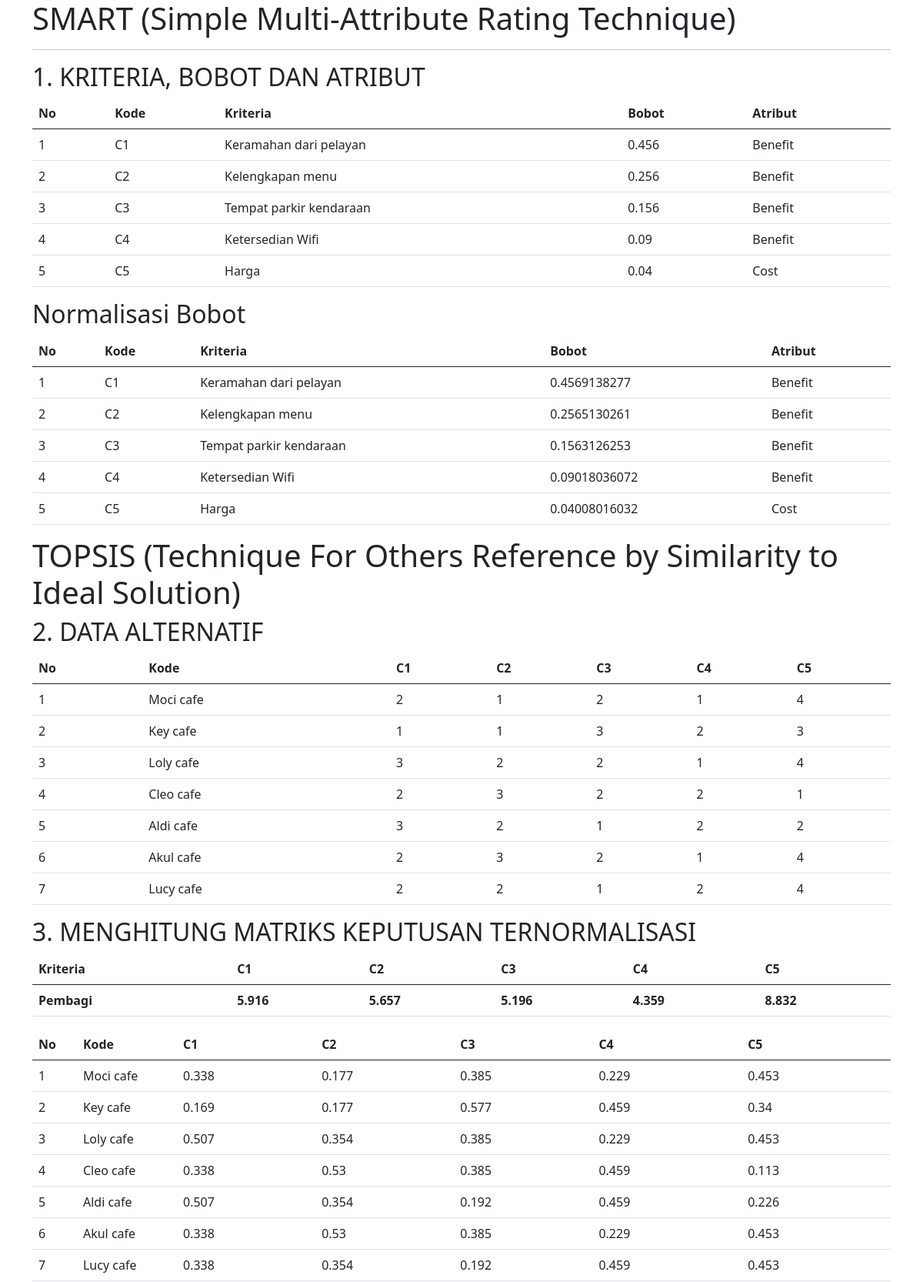
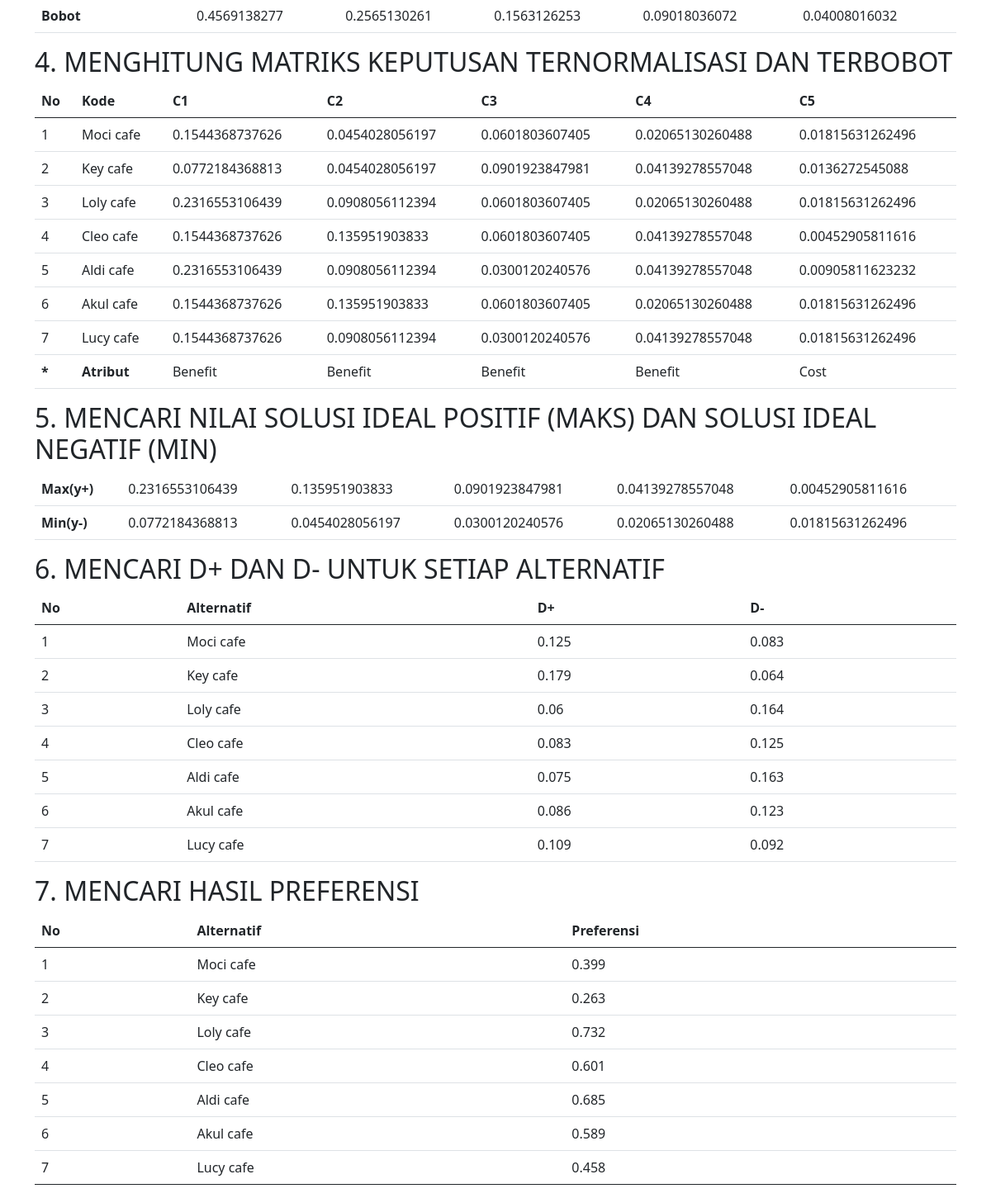
The app's page /4_TOPSIS/index.php with its own data (2 pictures, top to bottom).
### tables this page shows
CREATE TABLE "tb_kriteria_awal" (
	"id"	INTEGER,
	"kriteria"	TEXT,
	"bobot"	INTEGER,
	"atribut"	TEXT,
	PRIMARY KEY("id" AUTOINCREMENT)
);

CREATE TABLE "tb_kriteria" (
	"id"	INTEGER,
	"kriteria"	TEXT,
	"bobot"	INTEGER,
	"atribut"	TEXT,
	PRIMARY KEY("id" AUTOINCREMENT)
);

CREATE TABLE "tb_alternatif" (
	"id"	INTEGER,
	"alternatif"	TEXT,
	"keramahan_dari_pelayan"	INTEGER,
	"kelengkapan_menu"	INTEGER,
	"tempat_parkir_kendaraan"	INTEGER,
	"ketersedian_wifi"	INTEGER,
	"harga"	INTEGER,
	PRIMARY KEY("id" AUTOINCREMENT)
);

### 4_TOPSIS/topsis.php (called while the page is built, shortened)
<?php
class topsis
{
  public $alternatif = array();
  public $kriteria = array();
  public $kriteria_awal = array();
  public function __construct()
  {
    $db = new SQLite3('db_topsis.sqlite');
    $kriteria = $db->query('select * from tb_kriteria');
    while ($row = $kriteria->fetchArray()) {
      array_push($this->kriteria, array($row['kriteria'], $row['bobot'], $row['atribut']));
    }
    $kriteria_awal = $db->query('select * from tb_kriteria_awal');
    while ($row = $kriteria_awal->fetchArray()) {
      array_push($this->kriteria_awal, array($row['kriteria'], $row['bobot'], $row['atribut']));
    }
    $alternatif = $db->query('select * from tb_alternatif');
    while ($row = $alternatif->fetchArray()) {
      array_push($this->alternatif, array($row['alternatif'], $row['keramahan_dari_pelayan'], $row['kelengkapan_menu'], $row['tempat_parkir_kendaraan'], $row['ketersedian_wifi'], $row['harga']));
    }
  }
  public function pembagi()
  {
    $this->pembagi = array(0, 0, 0, 0, 0);
    foreach ($this->alternatif as $a) {
      for ($i = 0; $i < count($this->kriteria); $i++) {
        $this->pembagi[$i] += pow($a[$i + 1], 2);
      }
    }
    for ($i = 0; $i < count($this->pembagi); $i++) {
      $this->pembagi[$i] = round(sqrt($this->pembagi[$i]), 3);
    }
  }
  public function normalisasi()
  {
    $this->normalisasi = array();
    foreach ($this->alternatif as $a) {
      for ($i = 0; $i < count($this->pembagi); $i++) {
        $a[$i + 1] = $a[$i + 1] / $this->pembagi[$i];
        $a[$i + 1] = round($a[$i + 1], 3);
      }
      array_push($this->normalisasi, $a);
    }
  }
  public function bobot()
  {
    $this->bobot = array();
    foreach ($this->kriteria as $k) {
      array_push($this->bobot, $k[1]);
    }
  }
  public function normxbobot()
  {
    $this->normxbobot = array();
    foreach ($this->normalisasi as $n) {
      for ($i = 0; $i < count($this->bobot); $i++) {
        $n[$i + 1] = $n[$i + 1] * $this->bobot[$i];
      }
      array_push($this->normxbobot, $n);
    }
  }
  public function cmin()
  {
    $this->cmin = array(10, 10, 10, 10, 10);
    foreach ($this->normxbobot as $nb) {
      if ($this->cmin[0] > $nb[1]) $this->cmin[0] = $nb[1];
      if ($this->cmin[1] > $nb[2]) $this->cmin[1] = $nb[2];
      if ($this->cmin[2] > $nb[3]) $this->cmin[2] = $nb[3];
      if ($this->cmin[3] > $nb[4]) $this->cmin[3] = $nb[4];
      if ($this->cmin[4] > $nb[5]) $this->cmin[4] = $nb[5];
    }
  }
  public function cmax()
  {
    $this->cmax = array(0, 0, 0, 0, 0);
    foreach ($this->normxbobot as $nb) {
      if ($this->cmax[0] < $nb[1]) $this->cmax[0] = $nb[1];
      if ($this->cmax[1] < $nb[2]) $this->cmax[1] = $nb[2];
      if ($this->cmax[2] < $nb[3]) $this->cmax[2] = $nb[3];
      if ($this->cmax[3] < $nb[4]) $this->cmax[3] = $nb[4];
      if ($this->cmax[4] < $nb[5]) $this->cmax[4] = $nb[5];
    }
  }
  public function atribut()
  {
    $this->atribut = array();
    foreach ($this->kriteria as $k) {
      array_push($this->atribut, $k[2]);
    }
  }
  public function ymaxmin()
  {
    $this->ymax = array();
    $this->ymin = array();
    for ($i = 0; $i < count($this->atribut); $i++) {
      if ($this->atribut[$i] == 'Benefit') {
        array_push($this->ymax, $this->cmax[$i]);
        array_push($this->ymin, $this->cmin[$i]);
      } else if ($this->atribut[$i] == 'Cost') {
        array_push($this->ymax, $this->cmin[$i]);
        array_push($this->ymin, $this->cmax[$i]);
      }
    }
  }
  public function dplusmin()
  {
    foreach ($this->normxbobot as $nb) {
      $this->dplus = 0;
      $this->dmin = 0;
      for ($i = 0; $i < count($this->ymax); $i++) {
        $this->dplus += pow($this->ymax[$i] - $nb[$i + 1], 2);
        $this->dmin += pow($nb[$i + 1] - $this->ymin[$i], 2);
      }
    }
  }
}

### 4_TOPSIS/index.php (the view, shortened to what this page needs)
<?php
require_once 'topsis.php';
$topsis = new topsis();
?>
<!doctype html>
<html lang="en">
<head>
  <link href="https://cdn.jsdelivr.net/npm/bootstrap@5.0.2/dist/css/bootstrap.min.css" rel="stylesheet">
</head>
<body>
  <div class="container">
    <h1>SMART (Simple Multi-Attribute Rating Technique)</h1>
    <hr>
    <h2>1. KRITERIA, BOBOT DAN ATRIBUT</h2>
    <table class="table">
      <thead>
        <tr>
          <th>No</th>
          <th>Kode</th>
          <th>Kriteria</th>
          <th>Bobot</th>
          <th>Atribut</th>
        </tr>
      </thead>
      <tbody>
        <?php
        $no = 1;
        foreach ($topsis->kriteria_awal as $ka) {
        ?>
          <tr>
            <td><?= $no ?></td>
            <td>C<?= $no ?></td>
            <td><?= $ka[0] ?></td>
            <td><?= $ka[1] ?></td>
            <td><?= $ka[2] ?></td>
          </tr>
        <?php
          $no++;
        }
        ?>
      </tbody>
    </table>
    <h2>Normalisasi Bobot</h2>
    <table class="table">
      <thead>
        <tr>
          <th>No</th>
          <th>Kode</th>
          <th>Kriteria</th>
          <th>Bobot</th>
          <th>Atribut</th>
        </tr>
      </thead>
      <tbody>
        <?php
        $no = 1;
        foreach ($topsis->kriteria as $k) {
        ?>
          <tr>
            <td><?= $no ?></td>
            <td>C<?= $no ?></td>
            <td><?= $k[0] ?></td>
            <td><?= $k[1] ?></td>
            <td><?= $k[2] ?></td>
          </tr>
        <?php
          $no++;
        }
        ?>
      </tbody>
    </table>
    <h1>TOPSIS (Technique For Others Reference by Similarity to Ideal Solution)</h1>
    <h2>2. DATA ALTERNATIF</h2>
    <table class="table">
      <thead>
        <tr>
          <th>No</th>
          <th>Kode</th>
          <th>C1</th>
          <th>C2</th>
          <th>C3</th>
          <th>C4</th>
          <th>C5</th>
        </tr>
      </thead>
      <tbody>
        <?php
        $no = 1;
        foreach ($topsis->alternatif as $a) {
        ?>
          <tr>
            <td><?= $no ?></td>
            <td><?= $a[0] ?></td>
            <td><?= $a[1] ?></td>
            <td><?= $a[2] ?></td>
            <td><?= $a[3] ?></td>
            <td><?= $a[4] ?></td>
            <td><?= $a[5] ?></td>
          </tr>
        <?php
          $no++;
        }
        ?>
      </tbody>
    </table>
    <h2>3. MENGHITUNG MATRIKS KEPUTUSAN TERNORMALISASI</h2>
    <table class="table">
      <thead>
        <tr>
          <th>Kriteria</th>
          <th>C1</th>
          <th>C2</th>
          <th>C3</th>
          <th>C4</th>
          <th>C5</th>
        </tr>
      </thead>
      <tbody>
        <tr>
          <th>Pembagi</th>
          <th><?= $topsis->pembagi[0] ?></th>
          <th><?= $topsis->pembagi[1] ?></th>
          <th><?= $topsis->pembagi[2] ?></th>
          <th><?= $topsis->pembagi[3] ?></th>
          <th><?= $topsis->pembagi[4] ?></th>
        </tr>
      </tbody>
    </table>
    <table class="table">
      <thead>
        <tr>
          <th>No</th>
          <th>Kode</th>
          <th>C1</th>
          <th>C2</th>
          <th>C3</th>
          <th>C4</th>
          <th>C5</th>
        </tr>
      </thead>
      <tbody>
        <?php
        $no = 1;
        foreach ($topsis->normalisasi as $n) {
        ?>
          <tr>
            <td><?= $no ?></td>
            <td><?= $n[0] ?></td>
            <td><?= $n[1] ?></td>
            <td><?= $n[2] ?></td>
            <td><?= $n[3] ?></td>
            <td><?= $n[4] ?></td>
            <td><?= $n[5] ?></td>
          </tr>
        <?php
          $no++;
        }
        ?>
        <tr>
          <th colspan="2">Bobot</th>
          <td><?= $topsis->bobot[0] ?></td>
          <td><?= $topsis->bobot[1] ?></td>
          <td><?= $topsis->bobot[2] ?></td>
          <td><?= $topsis->bobot[3] ?></td>
          <td><?= $topsis->bobot[4] ?></td>
        </tr>
      </tbody>
    </table>
    <h2>4. MENGHITUNG MATRIKS KEPUTUSAN TERNORMALISASI DAN TERBOBOT</h2>
    <table class="table">
      <thead>
        <tr>
          <th>No</th>
          <th>Kode</th>
          <th>C1</th>
          <th>C2</th>
          <th>C3</th>
          <th>C4</th>
          <th>C5</th>
        </tr>
      </thead>
      <tbody>
        <?php
        $no = 1;
        foreach ($topsis->normxbobot as $nb) {
        ?>
          <tr>
            <td><?= $no ?></td>
            <td><?= $nb[0] ?></td>
            <td><?= $nb[1] ?></td>
            <td><?= $nb[2] ?></td>
            <td><?= $nb[3] ?></td>
            <td><?= $nb[4] ?></td>
            <td><?= $nb[5] ?></td>
          </tr>
        <?php
          $no++;
        }
        ?>
        <tr>
          <th>*</th>
          <th>Atribut</th>
          <td><?= $topsis->atribut[0] ?></td>
          <td><?= $topsis->atribut[1] ?></td>
          <td><?= $topsis->atribut[2] ?></td>
          <td><?= $topsis->atribut[3] ?></td>
          <td><?= $topsis->atribut[4] ?></td>
        </tr>
      </tbody>
    </table>
    <h2>5. MENCARI NILAI SOLUSI IDEAL POSITIF (MAKS) DAN SOLUSI IDEAL NEGATIF (MIN)</h2>
    <table class="table">
      <tbody>
        <tr>
          <th>Max(y+)</th>
          <td><?= $topsis->ymax[0] ?></td>
          <td><?= $topsis->ymax[1] ?></td>
          <td><?= $topsis->ymax[2] ?></td>
          <td><?= $topsis->ymax[3] ?></td>
          <td><?= $topsis->ymax[4] ?></td>
        </tr>
        <tr>
          <th>Min(y-)</th>
          <td><?= $topsis->ymin[0] ?></td>
          <td><?= $topsis->ymin[1] ?></td>
          <td><?= $topsis->ymin[2] ?></td>
          <td><?= $topsis->ymin[3] ?></td>
          <td><?= $topsis->ymin[4] ?></td>
        </tr>
      </tbody>
    </table>
    <h2>6. MENCARI D+ DAN D- UNTUK SETIAP ALTERNATIF</h2>
    <table class="table">
      <thead>
        <tr>
          <th>No</th>
          <th>Alternatif</th>
          <th>D+</th>
          <th>D-</th>
        </tr>
      </thead>
      <tbody>
        <?php
        $no = 1;
        foreach ($topsis->dplusmin as $dpm) {
        ?>
          <tr>
            <td><?= $no ?></td>
            <td><?= $dpm[0] ?></td>
            <td><?= $dpm[6] ?></td>
            <td><?= $dpm[7] ?></td>
          </tr>
        <?php
          $no++;
        }
        ?>
      </tbody>
    </table>
    <h2>7. MENCARI HASIL PREFERENSI</h2>
    <table class="table">
      <thead>
        <tr>
          <th>No</th>
          <th>Alternatif</th>
          <th>Preferensi</th>
        </tr>
      </thead>
      <tbody>
        <?php
        $no = 1;
        foreach ($topsis->dplusmin as $dpm) {
          $preferensi = round($dpm[7] / ($dpm[7] + $dpm[6]), 3);
        ?>
          <tr>
            <td><?= $no ?></td>
            <td><?= $dpm[0] ?></td>
            <td><?= $preferensi ?></td>
          </tr>
        <?php
          $no++;
        }
        ?>
      </tbody>
  </div>
</body>
</html>

### records on screen
tb_kriteria_awal: kriteria "Keramahan dari pelayan", bobot "0.456", atribut "Benefit"
tb_kriteria_awal: kriteria "Kelengkapan menu", bobot "0.256", atribut "Benefit"
tb_kriteria_awal: kriteria "Tempat parkir kendaraan", bobot "0.156", atribut "Benefit"
tb_kriteria_awal: kriteria "Ketersedian Wifi", bobot "0.09", atribut "Benefit"
tb_kriteria_awal: kriteria "Harga", bobot "0.04", atribut "Cost"
tb_kriteria: kriteria "Keramahan dari pelayan", bobot "0.4569138277", atribut "Benefit"
tb_kriteria: kriteria "Kelengkapan menu", bobot "0.2565130261", atribut "Benefit"
tb_kriteria: kriteria "Tempat parkir kendaraan", bobot "0.1563126253", atribut "Benefit"
tb_kriteria: kriteria "Ketersedian Wifi", bobot "0.09018036072", atribut "Benefit"
tb_kriteria: kriteria "Harga", bobot "0.04008016032", atribut "Cost"
tb_alternatif: alternatif "Moci cafe", a "2", a "1", harga "4"
tb_alternatif: alternatif "Key cafe", a "1", keramahan_dari_pelayan "1", a "3", a "2"
tb_alternatif: alternatif "Loly cafe", a "3", a "2", kelengkapan_menu "2", ketersedian_wifi "1", harga "4"
tb_alternatif: alternatif "Cleo cafe", a "2", kelengkapan_menu "3", tempat_parkir_kendaraan "2", harga "1"
tb_alternatif: alternatif "Aldi cafe", keramahan_dari_pelayan "3", a "2", tempat_parkir_kendaraan "1", ketersedian_wifi "2"
tb_alternatif: alternatif "Akul cafe", a "2", kelengkapan_menu "3", ketersedian_wifi "1", harga "4"
tb_alternatif: alternatif "Lucy cafe", a "2", keramahan_dari_pelayan "2", tempat_parkir_kendaraan "1", harga "4"

### other values on screen
$topsis->pembagi[0] "5.916"
$topsis->pembagi[1] "5.657"
$topsis->pembagi[2] "5.196"
$topsis->pembagi[3] "4.359"
$topsis->pembagi[4] "8.832"
$n[0] "Moci cafe"
$n[1] "0.338"
$n[2] "0.177"
$n[3] "0.385"
$n[4] "0.229"
$n[5] "0.453"
$n[0] "Key cafe"
$n[1] "0.169"
$n[3] "0.577"
$n[4] "0.459"
